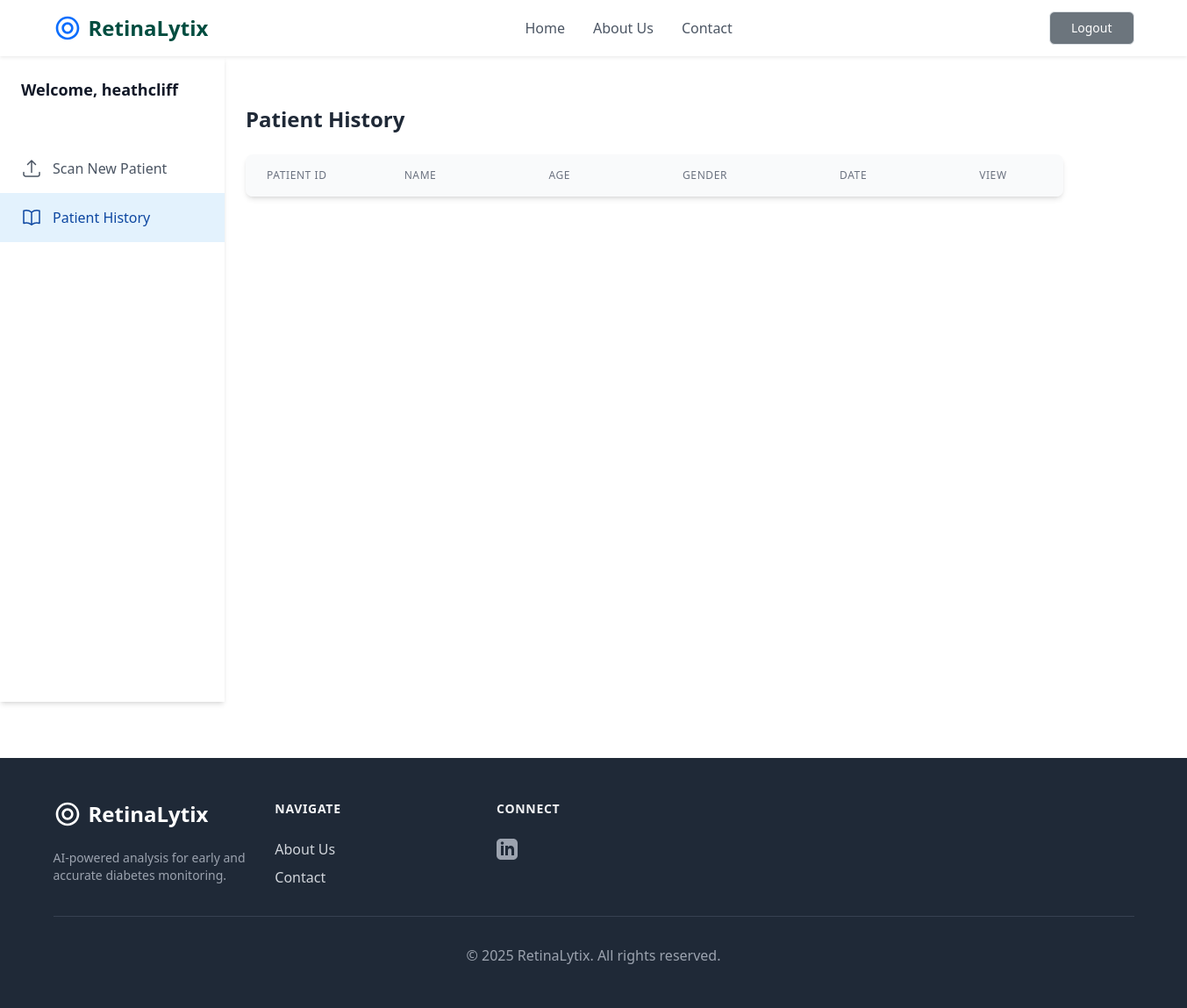
The page /patienthistory (signed in) on the database as committed earlier.
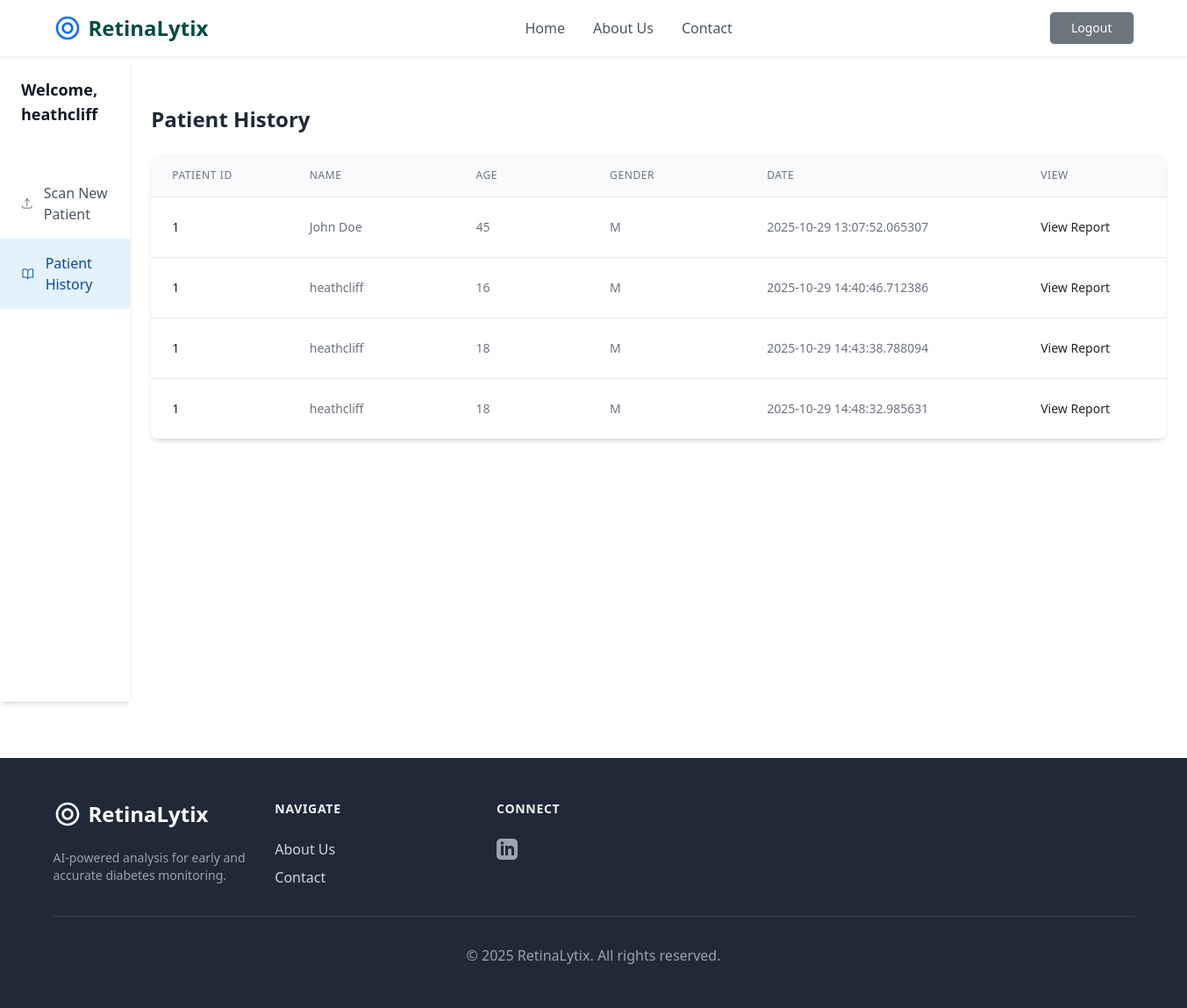
The same page on the database as committed later.
### retinopathy/modules.py (models this page shows, shortened)
class User(db.Model, UserMixin):
    id = db.Column(db.Integer, primary_key = True)
    username = db.Column(db.String(20), unique = True, nullable = False)
    email = db.Column(db.String(120), unique = True, nullable = False)
    password = db.Column(db.String(60), nullable = False)
    patients = db.relationship('Patient', backref = 'doctor', lazy = True)

class Patient(db.Model):
    patient_id = db.Column(db.String(20), unique = True, nullable = False, primary_key = True)
    name = db.Column(db.String(100), nullable = False)
    age = db.Column(db.Integer, nullable = False)
    sex = db.Column(db.String(10), nullable = False)
    RightEye_image_file = db.Column(db.String(20), nullable = False, default = 'default.jpg')
    LeftEye_image_file = db.Column(db.String(20), nullable = False, default = 'default.jpg')
    RightEye_diagnosis = db.Column(db.String(200), nullable = False)
    LeftEye_diagnosis = db.Column(db.String(200), nullable = False)
    date_uploaded = db.Column(db.DateTime, nullable = False, default = datetime.utcnow)
    user_id = db.Column(db.Integer, db.ForeignKey('user.id'), nullable = False)

### retinopathy/routes.py (the view)
@app.route('/patienthistory')
@login_required
def patient_history():
    patients = Patient.query.filter_by(user_id=current_user.id).all()
    return render_template('patienthistory.html', patients=patients)

### retinopathy/modules.py (called while the page is built)
@login_manager.user_loader
def load_user(user_id):
    return User.query.get(int(user_id))

### retinopathy/templates/patienthistory.html (shortened to what this page needs)
{% extends "layout.html" %}
{% block content %}
<div class="flex h-screen" style="height: calc(100vh - 64px);">
            <aside class="w-64 bg-white shadow-md hidden md:block">
                <div class="py-4 px-6">
                    <h2 class="text-lg font-semibold text-gray-900">Welcome, {{ current_user.username }}</h2>
                </div>
                <nav class="mt-6">
                    <a href="{{ url_for('analyze_image') }}" data-page="scan-patient" class="flex items-center px-6 py-3 text-gray-600 hover:bg-gray-100">
                        <svg class="h-6 w-6" xmlns="http://www.w3.org/2000/svg" fill="none" viewBox="0 0 24 24" stroke-width="1.5" stroke="currentColor"><path stroke-linecap="round" stroke-linejoin="round" d="M3 16.5v2.25A2.25 2.25 0 005.25 21h13.5A2.25 2.25 0 0021 18.75V16.5m-13.5-9L12 3m0 0l4.5 4.5M12 3v13.5" /></svg>
                        <span class="ml-3">Scan New Patient</span>
                    </a>
                    <a href="{{ url_for('patient_history') }}" data-page="patient-list" class="flex items-center px-6 py-3 bg-secondary-light text-secondary-dark font-medium">
                        <span class="ml-3">Patient History</span>
                    </a>
                </nav>
            </aside>
<div class="p-4 md:p-8">
    <main>
        <div class="mt-8">
            <h2 class="text-2xl font-semibold text-gray-800 mb-4">Patient History</h2>
                <div class="mt-6 bg-white shadow-md rounded-lg overflow-hidden">
                    <table class="min-w-max divide-y divide-gray-200">
                        <thead class="bg-gray-50">
                            <tr>
                                <th scope="col" class="px-6 py-3 text-left text-xs font-medium text-gray-500 uppercase tracking-wider">Patient ID</th>
                                <th scope="col" class="px-16 py-3 text-left text-xs font-medium text-gray-500 uppercase tracking-wider">Name</th>
                                <th scope="col" class="px-16 py-3 text-left text-xs font-medium text-gray-500 uppercase tracking-wider">Age</th>
                                <th scope="col" class="px-16 py-3 text-left text-xs font-medium text-gray-500 uppercase tracking-wider">Gender</th>
                                <th scope="col" class="px-16 py-3 text-left text-xs font-medium text-gray-500 uppercase tracking-wider">Date</th>
                                <th scope="col" class="px-16 py-3 text-left text-xs font-medium text-gray-500 uppercase tracking-wider">View</th>
                            </tr>
                        </thead>
                        <tbody class="bg-white divide-y divide-gray-200">
                        {% for patient in patients %}
                            <tr>
                                <td class="px-6 py-4 whitespace-nowrap text-sm font-medium text-gray-900">{{ patient.user_id }}</td>
                                <td class="px-16 py-4 whitespace-nowrap text-sm text-gray-500">{{ patient.name }}</td>
                                <td class="px-16 py-4 whitespace-nowrap text-sm text-gray-500">{{ patient.age }}</td>
                                <td class="px-16 py-4 whitespace-nowrap text-sm text-gray-500">{{ patient.sex }}</td>
                                <td class="px-16 py-4 whitespace-nowrap text-sm text-gray-500">{{ patient.date_uploaded }}</td>
                                <td class="px-16 py-4 whitespace-nowrap text-right text-sm font-medium">
                                    <a href="{{ url_for('patient_report', patient_id=patient.user_id) }}" class="text-secondary-DEFAULT hover:text-secondary-dark">View Report</a>
                                </td>
                            </tr>
                        {% endfor %}
                        </tbody>
                    </table>
                </div>
            </div>
        </main>
    </div>
{% endblock content %}

### retinopathy/templates/layout.html (shortened to what this page needs)
<!DOCTYPE html>
<html lang="en">
<head>
    <script src="https://cdn.tailwindcss.com"></script>
    <link href="https://cdn.jsdelivr.net/npm/bootstrap@5.1.3/dist/css/bootstrap.min.css" rel="stylesheet">
</head>
<body>
        <header class="bg-white shadow-sm sticky top-0 z-50">
            <nav class="container mx-auto px-4 sm:px-6 lg:px-8">
                <div class="flex justify-between items-center h-16">
                    <a href="#" data-page="home" class="flex-shrink-0 flex items-center">
                        <span class="ml-2 text-2xl font-bold text-primary-dark">RetinaLytix</span>
                    </a>
                    <div class="hidden md:flex md:items-center md:space-x-8">
                        <a href="{{ url_for('home') }}" data-page="home" class="font-medium text-gray-600 hover:text-primary transition">Home</a>
                        <a href="#" data-page="about" class="font-medium text-gray-600 hover:text-primary transition">About Us</a>
                        <a href="#" data-page="contact" class="font-medium text-gray-600 hover:text-primary transition">Contact</a>
                    </div>
                     {% if not current_user.is_authenticated %}
                        <a href="{{ url_for('login') }}" data-page="patient-list" class="hidden md:inline-flex items-center px-4 py-2 border border-transparent text-sm font-medium rounded-md text-white bg-secondary hover:bg-secondary-dark transition">
                            Clinician Login
                        </a>
                        <a href="{{ url_for('register') }}" data-page="patient-list" class="hidden md:inline-flex items-center px-4 py-2 border border-transparent text-sm font-medium rounded-md text-white bg-secondary hover:bg-secondary-dark transition">
                             Register
                        </a>
                    {% else %}
                        <a href="{{ url_for('logout') }}" class="hidden md:inline-flex items-center px-4 py-2 border border-transparent text-sm font-medium rounded-md text-white bg-secondary hover:bg-secondary-dark transition">
                            Logout
                        </a>
                    {% endif %}
                    </div>
            </nav>
        </header>
        <main>
            {% block content %}{% endblock %}
        </main>
        <footer id="main-footer" class="bg-gray-800 text-gray-300 mt-16">
            <div class="container mx-auto px-4 sm:px-6 lg:px-8 py-12">
                <div class="grid grid-cols-2 md:grid-cols-4 lg:grid-cols-5 gap-8">
                    <div class="col-span-2 lg:col-span-1">
                        <div class="flex items-center">
                            <span class="ml-2 text-2xl font-bold text-white">RetinaLytix</span>
                        </div>
                        <p class="mt-4 text-sm text-gray-400">AI-powered analysis for early and accurate diabetes monitoring.</p>
                    </div>
                    <div>
                        <h3 class="text-sm font-semibold text-gray-100 tracking-wider uppercase">Navigate</h3>
                        <ul class="mt-4 space-y-2">
                            <li><a href="#" data-page="about" class="text-base text-gray-300 hover:text-white">About Us</a></li>
                            <li><a href="#" data-page="contact" class="text-base text-gray-300 hover:text-white">Contact</a></li>
                        </ul>
                    </div>
                    <div>
                        <h3 class="text-sm font-semibold text-gray-100 tracking-wider uppercase">Connect</h3>
                        <div class="flex space-x-4 mt-4">
                            <a href="#" class="text-gray-400 hover:text-white">
                            </a>
                        </div>
                    </div>
                </div>
                <div class="mt-8 border-t border-gray-700 pt-8 text-center">
                    <p class="text-base text-gray-400">&copy; 2025 RetinaLytix. All rights reserved.</p>
                </div>
            </div>
        </footer>
    </body>

Rows that differ between the two databases and show on the page:
added Patient: user_id "1", name "John Doe", age "45", sex "M", date_uploaded "2025-10-29 13:07:52.065307"
added Patient: user_id "1", name "heathcliff", age "16", sex "M", date_uploaded "2025-10-29 14:40:46.712386"
added Patient: user_id "1", name "heathcliff", age "18", sex "M", date_uploaded "2025-10-29 14:43:38.788094"
added Patient: user_id "1", name "heathcliff", age "18", sex "M", date_uploaded "2025-10-29 14:48:32.985631"
